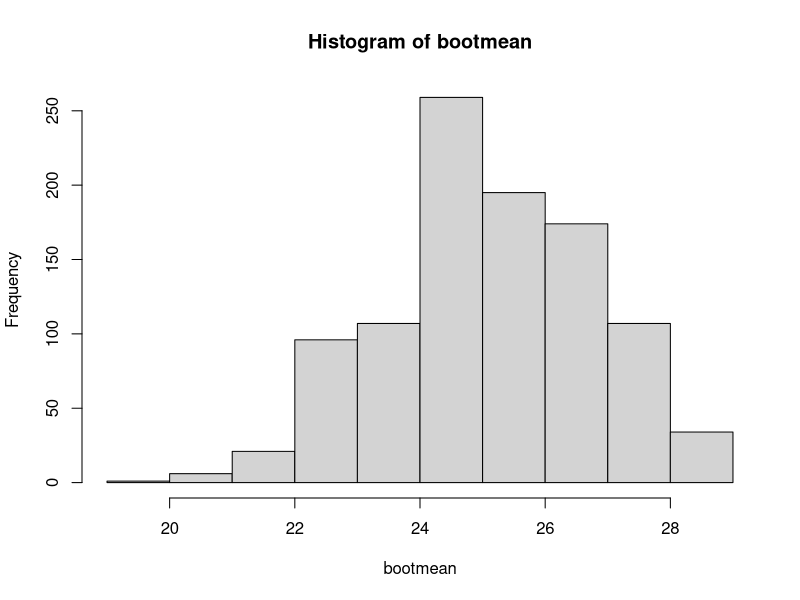
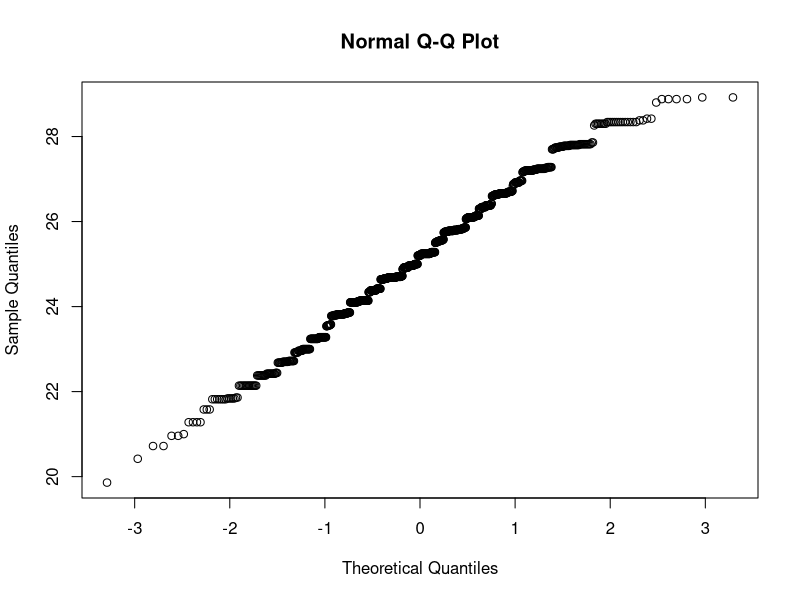

Reproduce these figures in R, in order.
## ---- chunk 1
#knitr::opts_chunk$set(echo = TRUE)
## ---- chunk 2
# normal bootstrap
R <- 1000                                    # R: number of replications
bootmean <- numeric(R)                       # bootmean: vector of mean values w R values
x <-c (23.3, 26.1, 19.0, 28.8, 29.0)         # X: vector containing the sample to bootstrap
FirstMean <- mean(x)                         # FirstMean: mean of the first sample
bootSE <- sd(x)/sqrt(length(x))              # bootSE: SE of the first sample

for (i in 1:R) {                             # create a loop from 1 to R  (replications)
  # create a new sample based on the original sample with replacement) 
  bootsample <- sample(x, size=length(x), replace=TRUE)     
   # append the mean of the new sample to a vector
  bootmean[i] <- mean(bootsample)                          
}

## ---- chunk 3
x                                            # display X (sample)
FirstMean                                    # display Firstmean (mean of the sample)
bootSE                                       # display bootSE (SE for the sample)  
summary(bootmean)                             # 5 number summary of vector containing bootstrap sample means
## ---- chunk 4
hist(bootmean)                              # histogram of mean scores from bootstrap vector
## ---- chunk 5
qqnorm(bootmean)                            # qqplot of mean scores from bootstrap vector
